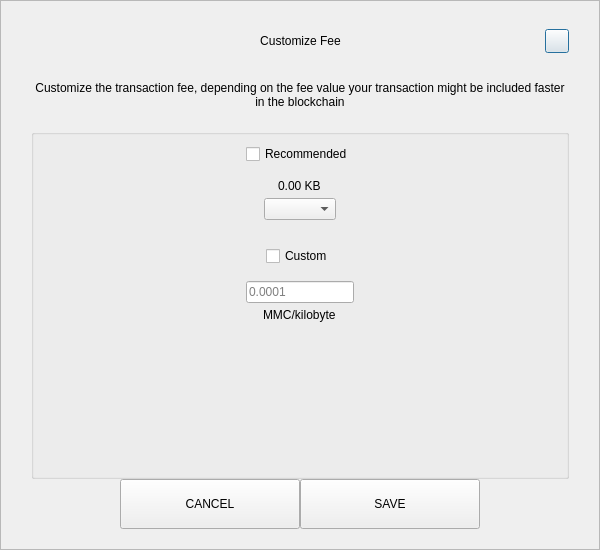
<?xml version="1.0" encoding="UTF-8"?>
<ui version="4.0">
 <class>SendCustomFeeDialog</class>
 <widget class="QDialog" name="SendCustomFeeDialog">
  <property name="geometry">
   <rect>
    <x>0</x>
    <y>0</y>
    <width>600</width>
    <height>550</height>
   </rect>
  </property>
  <property name="windowTitle">
   <string>Form</string>
  </property>
  <layout class="QVBoxLayout" name="verticalLayout_3">
   <property name="spacing">
    <number>0</number>
   </property>
   <property name="leftMargin">
    <number>0</number>
   </property>
   <property name="topMargin">
    <number>0</number>
   </property>
   <property name="rightMargin">
    <number>0</number>
   </property>
   <property name="bottomMargin">
    <number>0</number>
   </property>
   <item>
    <widget class="QFrame" name="frame">
     <property name="styleSheet">
      <string notr="true"/>
     </property>
     <property name="frameShape">
      <enum>QFrame::StyledPanel</enum>
     </property>
     <property name="frameShadow">
      <enum>QFrame::Raised</enum>
     </property>
     <layout class="QVBoxLayout" name="verticalLayout_2">
      <property name="spacing">
       <number>0</number>
      </property>
      <property name="leftMargin">
       <number>30</number>
      </property>
      <property name="topMargin">
       <number>20</number>
      </property>
      <property name="rightMargin">
       <number>30</number>
      </property>
      <property name="bottomMargin">
       <number>20</number>
      </property>
      <item>
       <layout class="QHBoxLayout" name="horizontalLayout_3">
        <property name="spacing">
         <number>0</number>
        </property>
        <item>
         <spacer name="horizontalSpacer_21">
          <property name="orientation">
           <enum>Qt::Horizontal</enum>
          </property>
          <property name="sizeHint" stdset="0">
           <size>
            <width>40</width>
            <height>20</height>
           </size>
          </property>
         </spacer>
        </item>
        <item>
         <widget class="QLabel" name="labelTitle">
          <property name="minimumSize">
           <size>
            <width>0</width>
            <height>40</height>
           </size>
          </property>
          <property name="maximumSize">
           <size>
            <width>16777215</width>
            <height>40</height>
           </size>
          </property>
          <property name="styleSheet">
           <string notr="true">padding-left:24px;</string>
          </property>
          <property name="text">
           <string>Customize Fee</string>
          </property>
          <property name="alignment">
           <set>Qt::AlignCenter</set>
          </property>
          <property name="margin">
           <number>7</number>
          </property>
         </widget>
        </item>
        <item>
         <spacer name="horizontalSpacer">
          <property name="orientation">
           <enum>Qt::Horizontal</enum>
          </property>
          <property name="sizeHint" stdset="0">
           <size>
            <width>40</width>
            <height>20</height>
           </size>
          </property>
         </spacer>
        </item>
        <item>
         <widget class="QPushButton" name="btnEsc">
          <property name="minimumSize">
           <size>
            <width>24</width>
            <height>24</height>
           </size>
          </property>
          <property name="maximumSize">
           <size>
            <width>24</width>
            <height>24</height>
           </size>
          </property>
          <property name="text">
           <string/>
          </property>
         </widget>
        </item>
       </layout>
      </item>
      <item>
       <spacer name="verticalSpacer_2">
        <property name="orientation">
         <enum>Qt::Vertical</enum>
        </property>
        <property name="sizeType">
         <enum>QSizePolicy::Fixed</enum>
        </property>
        <property name="sizeHint" stdset="0">
         <size>
          <width>20</width>
          <height>20</height>
         </size>
        </property>
       </spacer>
      </item>
      <item>
       <widget class="QLabel" name="labelMessage">
        <property name="text">
         <string>Customize the transaction fee, depending on the fee value your transaction might be included faster in the blockchain</string>
        </property>
        <property name="alignment">
         <set>Qt::AlignCenter</set>
        </property>
        <property name="wordWrap">
         <bool>true</bool>
        </property>
       </widget>
      </item>
      <item>
       <spacer name="verticalSpacer_3">
        <property name="orientation">
         <enum>Qt::Vertical</enum>
        </property>
        <property name="sizeType">
         <enum>QSizePolicy::Fixed</enum>
        </property>
        <property name="sizeHint" stdset="0">
         <size>
          <width>20</width>
          <height>20</height>
         </size>
        </property>
       </spacer>
      </item>
      <item>
       <widget class="QGroupBox" name="groupBox">
        <property name="title">
         <string/>
        </property>
        <layout class="QVBoxLayout" name="verticalLayout">
         <property name="leftMargin">
          <number>12</number>
         </property>
         <property name="rightMargin">
          <number>12</number>
         </property>
         <item>
          <layout class="QVBoxLayout" name="verticalLayout_4">
           <property name="spacing">
            <number>5</number>
           </property>
           <item alignment="Qt::AlignHCenter">
            <widget class="QCheckBox" name="checkBoxRecommended">
             <property name="text">
              <string>Recommended</string>
             </property>
            </widget>
           </item>
           <item>
            <spacer name="verticalSpacer_5">
             <property name="orientation">
              <enum>Qt::Vertical</enum>
             </property>
             <property name="sizeType">
              <enum>QSizePolicy::Fixed</enum>
             </property>
             <property name="sizeHint" stdset="0">
              <size>
               <width>20</width>
               <height>10</height>
              </size>
             </property>
            </spacer>
           </item>
           <item alignment="Qt::AlignHCenter">
            <widget class="QLabel" name="labelFee">
             <property name="text">
              <string>0.00 KB</string>
             </property>
            </widget>
           </item>
           <item alignment="Qt::AlignHCenter">
            <widget class="QComboBox" name="comboBoxRecommended"/>
           </item>
          </layout>
         </item>
         <item>
          <spacer name="verticalSpacer">
           <property name="orientation">
            <enum>Qt::Vertical</enum>
           </property>
           <property name="sizeType">
            <enum>QSizePolicy::Fixed</enum>
           </property>
           <property name="sizeHint" stdset="0">
            <size>
             <width>20</width>
             <height>20</height>
            </size>
           </property>
          </spacer>
         </item>
         <item>
          <layout class="QVBoxLayout" name="verticalLayout_5">
           <property name="spacing">
            <number>5</number>
           </property>
           <item alignment="Qt::AlignHCenter">
            <widget class="QCheckBox" name="checkBoxCustom">
             <property name="text">
              <string>Custom</string>
             </property>
            </widget>
           </item>
           <item>
            <spacer name="verticalSpacer_6">
             <property name="orientation">
              <enum>Qt::Vertical</enum>
             </property>
             <property name="sizeType">
              <enum>QSizePolicy::Fixed</enum>
             </property>
             <property name="sizeHint" stdset="0">
              <size>
               <width>20</width>
               <height>10</height>
              </size>
             </property>
            </spacer>
           </item>
           <item alignment="Qt::AlignHCenter">
            <widget class="QLineEdit" name="lineEditCustomFee">
             <property name="placeholderText">
              <string notr="true">0.0001</string>
             </property>
            </widget>
           </item>
           <item alignment="Qt::AlignHCenter">
            <widget class="QLabel" name="labelCustomFee">
             <property name="text">
              <string>MMC/kilobyte</string>
             </property>
            </widget>
           </item>
          </layout>
         </item>
         <item>
          <spacer name="verticalSpacer_4">
           <property name="orientation">
            <enum>Qt::Vertical</enum>
           </property>
           <property name="sizeHint" stdset="0">
            <size>
             <width>20</width>
             <height>40</height>
            </size>
           </property>
          </spacer>
         </item>
        </layout>
       </widget>
      </item>
      <item>
       <layout class="QHBoxLayout" name="horizontalLayout" stretch="1,2,2,1">
        <item>
         <spacer name="horizontalSpacer1">
          <property name="orientation">
           <enum>Qt::Horizontal</enum>
          </property>
          <property name="sizeHint" stdset="0">
           <size>
            <width>40</width>
            <height>20</height>
           </size>
          </property>
         </spacer>
        </item>
        <item>
         <widget class="QPushButton" name="btnCancel">
          <property name="minimumSize">
           <size>
            <width>180</width>
            <height>50</height>
           </size>
          </property>
          <property name="focusPolicy">
           <enum>Qt::NoFocus</enum>
          </property>
          <property name="text">
           <string>CANCEL</string>
          </property>
         </widget>
        </item>
        <item>
         <widget class="QPushButton" name="btnSave">
          <property name="minimumSize">
           <size>
            <width>180</width>
            <height>50</height>
           </size>
          </property>
          <property name="focusPolicy">
           <enum>Qt::NoFocus</enum>
          </property>
          <property name="text">
           <string>SAVE</string>
          </property>
         </widget>
        </item>
        <item>
         <spacer name="horizontalSpacer_2">
          <property name="orientation">
           <enum>Qt::Horizontal</enum>
          </property>
          <property name="sizeHint" stdset="0">
           <size>
            <width>40</width>
            <height>20</height>
           </size>
          </property>
         </spacer>
        </item>
       </layout>
      </item>
     </layout>
    </widget>
   </item>
  </layout>
 </widget>
 <resources/>
 <connections/>
</ui>
